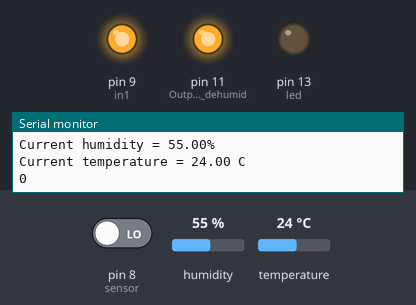
Bench run of a sketch on a simulated Arduino Uno, built with avr-gcc and run on an emulated ATmega328P. On the bench: output pins drawn as LEDs (lit = HIGH), the last lines printed to the serial monitor. The inputs (shaded band) are chosen by the test bench; at power-on: pin 8 (sensor) LOW, humidity 55 %, temperature 24 °C.

Above: at 1.7 s.
1.8 s: pin 8 (sensor) driven HIGH
At 2.9 s:
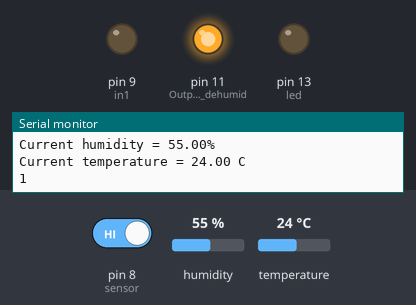
3.4 s: humidity set to 16 %
4.9 s: humidity set to 13 %
At 6.1 s:
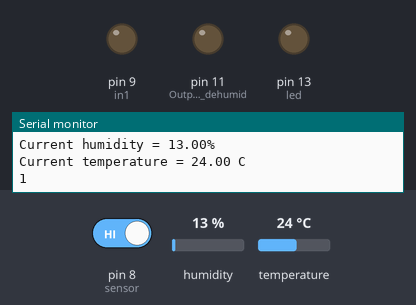
6.4 s: humidity set to 24 %
7.9 s: humidity set to 27 %
At 9.2 s:
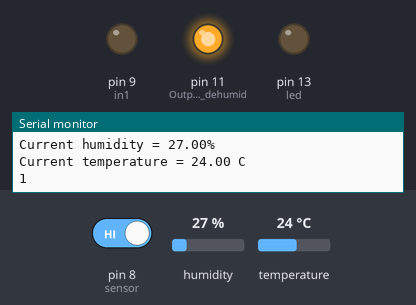
9.5 s: humidity set to 14 %
At 11.1 s:
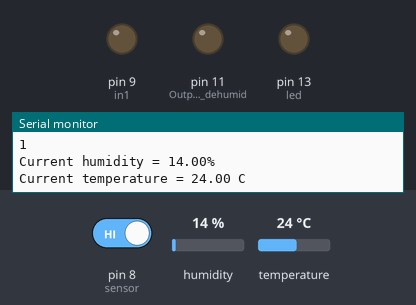
Timing chart, 0 to 12.6 s (numbered marks = the images above; inputs shaded):
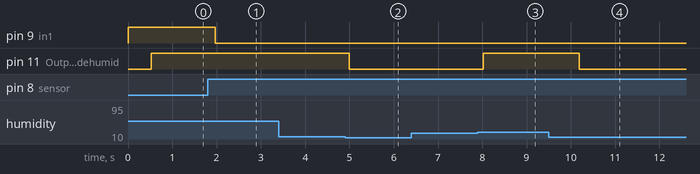

Measured:
- the behaviour switches between 15 and 14 % on humidity (found by bisection; images 1 and 2)
- the behaviour switches between 25 and 26 % on humidity (found by bisection; images 2 and 3)
- after the input at 1.8 s, pin 9 (in1): HIGH → LOW after 0.17 s
- after the input at 4.9 s, pin 11 (Output_pin_11_for_dehumid): HIGH → LOW after 0.10 s
- after the input at 7.9 s, pin 11 (Output_pin_11_for_dehumid): LOW → HIGH after 0.12 s
- after the input at 9.5 s, pin 11 (Output_pin_11_for_dehumid): HIGH → LOW after 0.69 s

The sketch:

humidity.ino
```cpp
#include "dht.h"
#define dht_apin A2                                          // Analog Pin A2 sensor is connected to

int in1 = 9;                                                 // Pin input 9 to relay for UV
int sensor = 8;                                              // Pin output 8 from PIR
int led = 13;                                                // Indicator LED pin 13
unsigned long t = 0;

dht DHT;

void setup(){

  Serial.begin(9600);
  pinMode(in1, OUTPUT);
  pinMode(sensor, INPUT);
  pinMode(led, OUTPUT);
  digitalWrite(in1, HIGH);
  digitalWrite(led, LOW);


  digitalWrite(led,LOW);
  pinMode(11, OUTPUT);                                       // Output pin 11 for dehumidifier relay
  delay(500);

}

void loop(){


    DHT.read11(dht_apin);

    Serial.print("Current humidity = ");
    Serial.print(DHT.humidity);
    Serial.println("%  ");                                     // Monitor humidity values inside the dehumidifier in real time
    Serial.print("Current temperature = ");
    Serial.print(DHT.temperature);
    Serial.println(" C  ");
    if (digitalRead(8) == 1){
        digitalWrite(in1,LOW);
    }
    else if (digitalRead(8) == 0){
        digitalWrite(in1,HIGH);
    }
    if (DHT.humidity < 15){
      digitalWrite(11,LOW);                                    // Low means off. if the humidity is below 35, the relay will turn off.
      delay(200);
    }

    else if (DHT.humidity > 25){
      digitalWrite(11,HIGH);                                   // High means on. if the humidity is above 50, the relay will turn on.
      delay(200);
    }
Serial.println(digitalRead(8));
    delay(500);                                             // Wait 5 seconds before reading from sensor again. Change the value to change how often the data is read from the sensor.

}
```
